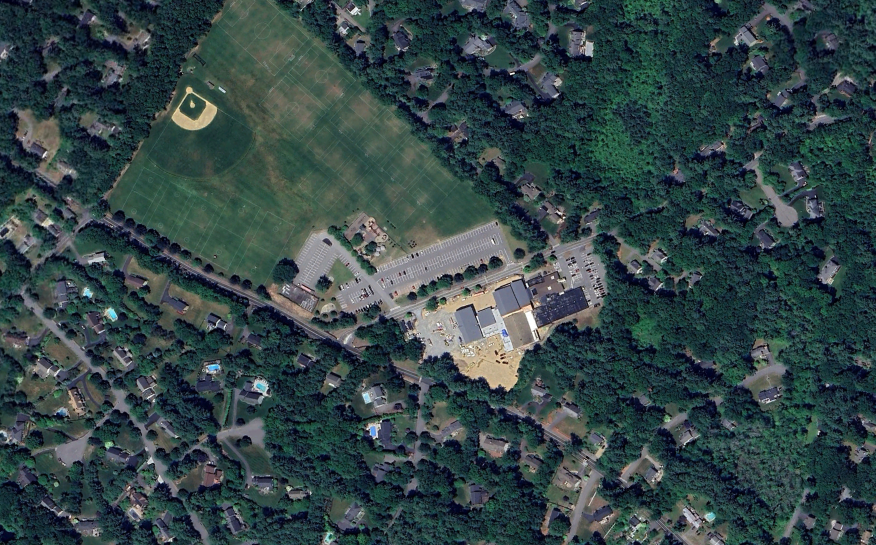
#> input picture images/2023 atkinson rotated copy.png, 1751 x 1090 px, given in place of 2010 atkinson pool.png, which was not available (shown at 1/2 size); the run also reads 1 picture not shown here
$ python hab_image_registration.py
#> lines starting #> are read from the running program, lines starting #| are printed output that depends on the picture; pictures that were not available may be replaced by others from this repository, and a replacement may not be noted
import cv2
import numpy as np

# Kernel size for Gaussian blur (denoising)
BLUR_KERNEL_SIZE = (3, 3)

# Factor to downsample the images (0.5 reduces the resolution to half)
DOWNSAMPLE_FACTOR = 0.3

# Lowe's ratio test threshold
LOWES_RATIO_THRESHOLD = 0.1

# Load the images
referenceImage = cv2.imread('/Users/vasteven/Projects/HAB/2010 atkinson pool.png')
#> referenceImage is the input picture: shape (1090, 1751, 3); mean B, G, R 70.9, 69.5, 51.7
#capturedImage = cv2.imread('/Users/vasteven/Projects/HAB/2023 atkinson pool.png')
capturedImage = cv2.imread('/Users/vasteven/Projects/HAB/2023 atkinson rotated.png')


# Apply Gaussian Blur for de-noising
capturedImageBlurred = cv2.GaussianBlur(capturedImage, BLUR_KERNEL_SIZE, 0)
referenceImageBlurred = cv2.GaussianBlur(referenceImage, BLUR_KERNEL_SIZE, 0)

# Downsample images to reduce resolution and emphasize significant features
capturedImageBlurredResized = cv2.resize(capturedImageBlurred, (0,0), fx=DOWNSAMPLE_FACTOR, fy=DOWNSAMPLE_FACTOR)
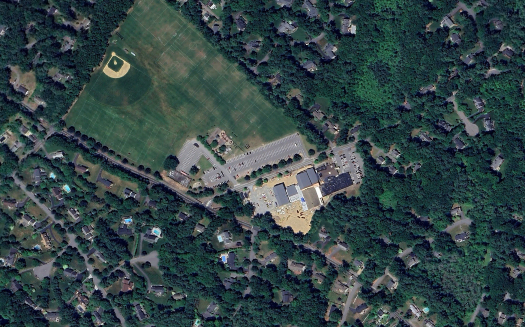
#> capturedImageBlurredResized: shape (327, 525, 3); mean B, G, R 70.8, 69.4, 51.7
referenceImageBlurredResized = cv2.resize(referenceImageBlurred, (0,0), fx=DOWNSAMPLE_FACTOR, fy=DOWNSAMPLE_FACTOR)

# Convert images to grayscale
capGray = cv2.cvtColor(capturedImageBlurredResized, cv2.COLOR_BGR2GRAY)
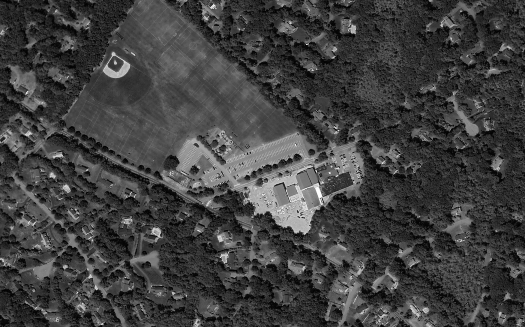
#> capGray: shape (327, 525); min 1, max 254, mean 64.3
refGray = cv2.cvtColor(referenceImageBlurredResized, cv2.COLOR_BGR2GRAY)

# Initialize SIFT detector
sift = cv2.SIFT_create()

# Find the keypoints and descriptors with SIFT
capKeypoints, capDescriptors = sift.detectAndCompute(capGray, None)
#> capKeypoints = 2114 keypoints; strongest (x, y, size): (115, 63, 2.2), (65, 267, 2.8), (113, 54, 2.8), (173, 293, 1.9)
refKeypoints, refDescriptors = sift.detectAndCompute(refGray, None)
#> refKeypoints has the same summary as capKeypoints

# FLANN parameters
FLANN_INDEX_KDTREE = 1
index_params = dict(algorithm=FLANN_INDEX_KDTREE, trees=5)
search_params = dict(checks=50)  # or pass empty dictionary

flann = cv2.FlannBasedMatcher(index_params, search_params)

# Perform the matching
matches = flann.knnMatch(capDescriptors, refDescriptors, k=2)
#> matches = 2114 matches
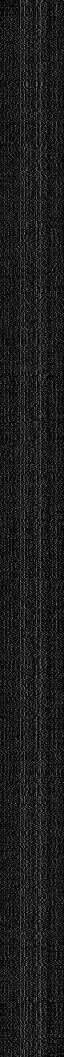
#> capDescriptors: shape (2114, 128) float32 (shown at 1/2 size); min 0, max 198, mean 28.6

# Need to draw only good matches, so create a mask
matchesMask = [[0,0] for i in range(len(matches))]
#> matchesMask = 2114 pairs, first value 0 to 0, second value 0 to 0

# Ratio test as per Lowe's paper
for i, (m,n) in enumerate(matches):
    if m.distance < LOWES_RATIO_THRESHOLD * n.distance:
        matchesMask[i] = [1,0]
#> after the loop, matchesMask = 2114 pairs, first value 1 to 1, second value 0 to 0

# Convert matches to format required by drawMatchesKnn
good_matches = [m for m, mask in zip(matches, matchesMask) if mask[0]]
#> good_matches = 2114 matches

# Draw parameters
draw_params = dict(matchColor=(0,255,0),
                   singlePointColor=(255,0,0),
                   matchesMask=matchesMask,
                   flags=cv2.DrawMatchesFlags_DEFAULT)
#> draw_params = 4 items

# Drawing the matches
matched_image = cv2.drawMatchesKnn(capturedImageBlurredResized, capKeypoints, referenceImageBlurredResized, refKeypoints, matches, None, **draw_params)
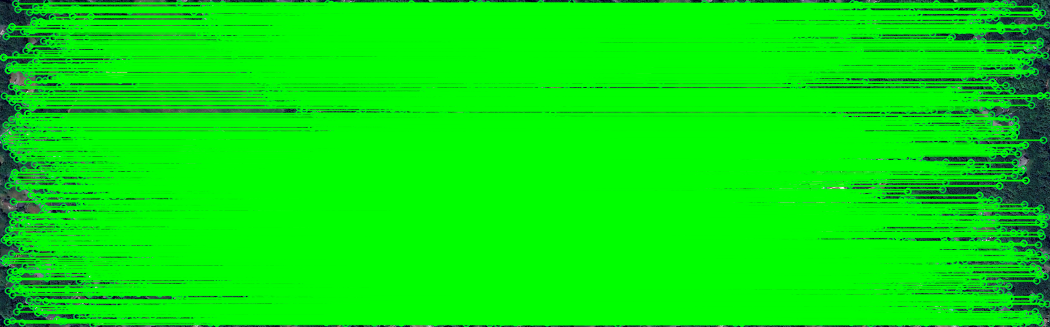
#> matched_image: shape (327, 1050, 3); mean B, G, R 9.2, 231.1, 4.9

# Display
cv2.imshow('Matches', matched_image)
cv2.waitKey(0)
cv2.destroyAllWindows()

# Note: For further steps, such as finding a homography and warping the image, you would proceed from the list of good matches.
